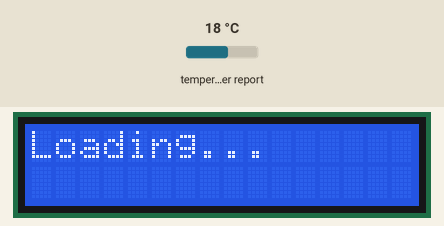
Recording of a program running on a simulated Raspberry Pi Pico running MicroPython. On the bench: 16×2 character LCD. The inputs (shaded band) are chosen by the test bench; at power-on: temperature in the web weather report 18 °C. WiFi joins after 1.5 s; the clock reads 2024-03-15 10:24:30 at power-on unless the program sets it; requests to the public web service named in the program get a made-up reply in its usual format after 0.4 s (London, UTC, broken clouds, 64 % humidity, 1013 hPa unless stated); library files of the repository ran but are not shown: secrets.py; what the program prints to the serial console is not drawn.

Above: at 2.32 s.
At 2.8 s:
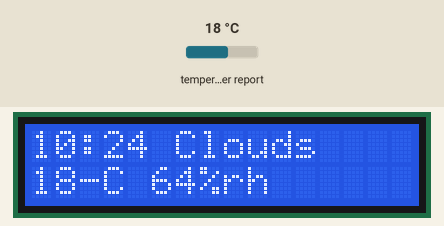
At 33.4 s:
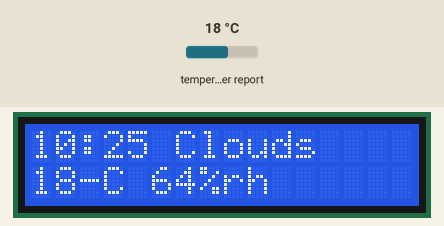

Measured:
- what the display in image 0 shows lasts 0.4 s, from 2.1 s to 2.5 s
- what the display in image 1 shows lasts 30.4 s, from 2.7 s to 33.1 s

The program:

4_weather.py
```python
import urequests
import time

# connect the network
from secrets import *
from do_connect import *
do_connect()

# syncing the time
import ntptime
while True:
    try:
        ntptime.settime()
        print('Time Set Successfully')
        break
    except OSError:
        print('Time Setting...')
        continue

# init LCD
from lcd1602 import LCD
lcd=LCD()
lcd.clear()
string = 'Loading...'
lcd.message(string)


# Open Weather
TEMPERATURE_UNITS = {
    "standard": "K",
    "metric": "°C",
    "imperial": "°F",
}

SPEED_UNITS = {
    "standard": "m/s",
    "metric": "m/s",
    "imperial": "mph",
}

units = "metric"

def get_weather(city, api_key, units='metric', lang='en'):
    '''
    Get weather data from openweathermap.org
        city: City name, state code and country code divided by comma, Please, refer to ISO 3166 for the state codes or country codes. https://www.iso.org/obp/ui/#search
        api_key: Your unique API key (you can always find it on your openweather account page under the "API key" tab https://home.openweathermap.org/api_keys)
        unit: Units of measurement. standard, metric and imperial units are available. If you do not use the units parameter, standard units will be applied by default. More: https://openweathermap.org/current#data
        lang: You can use this parameter to get the output in your language. More: https://openweathermap.org/current#multi
    '''
    url = f"https://api.openweathermap.org/data/2.5/weather?q={city}&appid={api_key}&units={units}&lang={lang}"
    print(url)
    res = urequests.post(url)
    return res.json()

def print_weather(weather_data):
    print(f'Timezone: {int(weather_data["timezone"] / 3600)}')
    sunrise = time.localtime(weather_data['sys']['sunrise']+weather_data["timezone"])
    sunset = time.localtime(weather_data['sys']['sunset']+weather_data["timezone"])
    print(f'Sunrise: {sunrise[3]}:{sunrise[4]}')
    print(f'Sunset: {sunset[3]}:{sunset[4]}')
    print(f'Country: {weather_data["sys"]["country"]}')
    print(f'City: {weather_data["name"]}')
    print(f'Coordination: [{weather_data["coord"]["lon"]}, {weather_data["coord"]["lat"]}')
    print(f'Visibility: {weather_data["visibility"]}m')
    print(f'Weather: {weather_data["weather"][0]["main"]}')
    print(f'Temperature: {weather_data["main"]["temp"]}{TEMPERATURE_UNITS[units]}')
    print(f'Temperature min: {weather_data["main"]["temp_min"]}{TEMPERATURE_UNITS[units]}')
    print(f'Temperature max: {weather_data["main"]["temp_max"]}{TEMPERATURE_UNITS[units]}')
    print(f'Temperature feels like: {weather_data["main"]["feels_like"]}{TEMPERATURE_UNITS[units]}')
    print(f'Humidity: {weather_data["main"]["humidity"]}%')
    print(f'Pressure: {weather_data["main"]["pressure"]}hPa')
    print(f'Wind speed: {weather_data["wind"]["speed"]}{SPEED_UNITS[units]}')
    print(f'Wind gust: {weather_data["wind"]["gust"]}{SPEED_UNITS[units]}')
    print(f'Wind direction: {weather_data["wind"]["deg"]}°')
    if "clouds" in weather_data:
        print(f'Cloudiness: {weather_data["clouds"]["all"]}%')
    elif "rain" in weather_data:
        print(f'Rain volume in 1 hour: {weather_data["rain"]["1h"]}mm')
        print(f'Rain volume in 3 hour: {weather_data["rain"]["3h"]}mm')
    elif "snow" in weather_data:
        print(f'Snow volume in 1 hour: {weather_data["snow"]["1h"]}mm')
        print(f'Snow volume in 3 hour: {weather_data["snow"]["3h"]}mm')


while True:
    # get weather
    weather_data = get_weather('shenzhen', secrets['openweather_api_key'], units=units)
    weather=weather_data["weather"][0]["main"]
    t=weather_data["main"]["temp"]
    rh=weather_data["main"]["humidity"]

    # get time (+24 allows for western hemisphere)
    # if negative, add 24
    # hours = time.localtime()[3] + int(weather_data["timezone"] / 3600) + 24  #only for west hemisphere

    hours=time.localtime()[3]+int(weather_data["timezone"] / 3600)
    mins=time.localtime()[4]

    # LCD print
    lcd.clear()
    time.sleep_ms(200)
    string = f'{hours:02d}:{mins:02d} {weather}\n'
    lcd.message(string)
    string = f'{t}{TEMPERATURE_UNITS[units]} {rh}%rh'
    lcd.message(string)

    # shell print
    # print_weather(weather_data)

    # refresh every 30s
    time.sleep(30)


# weather data example:
# {
#     'timezone': 28800,
#     'sys': {
#         'type': 2,
#         'sunrise': 1659650200,
#         'country': 'CN',
#         'id': 2031340,
#         'sunset': 1659697371
#     },
#     'base': 'stations',
#     'main': {
#         'pressure': 1008,
#         'feels_like': 304.73,
#         'temp_max': 301.01,
#         'temp': 300.4,
#         'temp_min': 299.38,
#         'humidity': 91,
#         'sea_level': 1008,
#         'grnd_level': 1006
#     },
#     'visibility': 10000,
#     'id': 1795565,
#     'clouds': {
#         'all': 96
#     },
#     'coord': {
#         'lon': 114.0683,
#         'lat': 22.5455
#     },
#     'name': 'Shenzhen',
#     'cod': 200,
#     'weather':[{
#         'id': 804,
#         'icon': '04d',
#         'main': 'Clouds',
#         'description': 'overcast clouds'
#     }],
#     'dt': 1659663579,
#     'wind': {
#         'gust': 7.06,
#         'speed': 3.69,
#         'deg': 146
#     }
# }
```

do_connect.py
```python
import network
import time
from secrets import *

def do_connect(ssid=secrets['ssid'],psk=secrets['password']):
    wlan = network.WLAN(network.STA_IF)
    wlan.active(True)
    wlan.connect(ssid, psk)

    # Wait for connect or fail
    wait = 10
    while wait > 0:
        if wlan.status() < 0 or wlan.status() >= 3:
            break
        wait -= 1
        print('waiting for connection...')
        time.sleep(1)

    # Handle connection error
    if wlan.status() != 3:
        raise RuntimeError('wifi connection failed')
    else:
        print('connected')
        ip=wlan.ifconfig()[0]
        print('network config: ', ip)
        return ip
```
